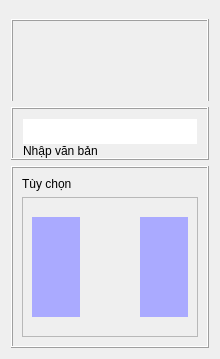
      <widget class="QWidget" name="tab_2">
       <attribute name="title">
        <string>Người thường</string>
       </attribute>
       <layout class="QVBoxLayout" name="verticalLayout_10">
        <item>
         <widget class="QFrame" name="frame_29">
          <property name="maximumSize">
           <size>
            <width>16777215</width>
            <height>100</height>
           </size>
          </property>
          <property name="frameShape">
           <enum>QFrame::NoFrame</enum>
          </property>
          <property name="frameShadow">
           <enum>QFrame::Raised</enum>
          </property>
          <layout class="QVBoxLayout" name="verticalLayout_11">
           <property name="spacing">
            <number>0</number>
           </property>
           <property name="leftMargin">
            <number>0</number>
           </property>
           <property name="topMargin">
            <number>0</number>
           </property>
           <property name="rightMargin">
            <number>0</number>
           </property>
           <property name="bottomMargin">
            <number>0</number>
           </property>
           <item>
            <widget class="QFrame" name="frame_57">
             <property name="minimumSize">
              <size>
               <width>0</width>
               <height>90</height>
              </size>
             </property>
             <property name="maximumSize">
              <size>
               <width>16777215</width>
               <height>74</height>
              </size>
             </property>
             <property name="frameShape">
              <enum>QFrame::Box</enum>
             </property>
             <property name="frameShadow">
              <enum>QFrame::Raised</enum>
             </property>
             <layout class="QHBoxLayout" name="horizontalLayout_32">
              <item>
               <widget class="QLabel" name="label">
                <property name="maximumSize">
                 <size>
                  <width>74</width>
                  <height>16777215</height>
                 </size>
                </property>
                <property name="text">
                 <string/>
                </property>
                <property name="pixmap">
                 <pixmap>Images/standing-up-man-.png</pixmap>
                </property>
                <property name="scaledContents">
                 <bool>true</bool>
                </property>
               </widget>
              </item>
             </layout>
            </widget>
           </item>
          </layout>
         </widget>
        </item>
        <item>
         <widget class="QFrame" name="frame_58">
          <property name="maximumSize">
           <size>
            <width>16777215</width>
            <height>200</height>
           </size>
          </property>
          <property name="frameShape">
           <enum>QFrame::Box</enum>
          </property>
          <property name="frameShadow">
           <enum>QFrame::Raised</enum>
          </property>
          <layout class="QVBoxLayout" name="verticalLayout_24">
           <property name="spacing">
            <number>0</number>
           </property>
           <property name="leftMargin">
            <number>10</number>
           </property>
           <property name="topMargin">
            <number>10</number>
           </property>
           <property name="rightMargin">
            <number>10</number>
           </property>
           <property name="bottomMargin">
            <number>0</number>
           </property>
           <item>
            <widget class="QLineEdit" name="normalEntry">
             <property name="font">
              <font>
               <pointsize>14</pointsize>
              </font>
             </property>
             <property name="styleSheet">
              <string notr="true">border:none;
</string>
             </property>
             <property name="text">
              <string/>
             </property>
            </widget>
           </item>
           <item>
            <widget class="QLabel" name="normalEntryLabel">
             <property name="maximumSize">
              <size>
               <width>16777215</width>
               <height>100</height>
              </size>
             </property>
             <property name="frameShape">
              <enum>QFrame::NoFrame</enum>
             </property>
             <property name="text">
              <string>Nhập văn bản</string>
             </property>
             <property name="alignment">
              <set>Qt::AlignLeading|Qt::AlignLeft|Qt::AlignTop</set>
             </property>
            </widget>
           </item>
          </layout>
         </widget>
        </item>
        <item>
         <widget class="QFrame" name="frame_28">
          <property name="frameShape">
           <enum>QFrame::Box</enum>
          </property>
          <property name="frameShadow">
           <enum>QFrame::Raised</enum>
          </property>
          <layout class="QVBoxLayout" name="verticalLayout_12">
           <item>
            <widget class="QLabel" name="label_20">
             <property name="maximumSize">
              <size>
               <width>16777215</width>
               <height>40</height>
              </size>
             </property>
             <property name="text">
              <string>Tùy chọn</string>
             </property>
            </widget>
           </item>
           <item>
            <widget class="QFrame" name="frame_30">
             <property name="frameShape">
              <enum>QFrame::StyledPanel</enum>
             </property>
             <property name="frameShadow">
              <enum>QFrame::Raised</enum>
             </property>
             <layout class="QHBoxLayout" name="horizontalLayout_12">
              <item>
               <widget class="QPushButton" name="turnVoiceBtn">
                <property name="minimumSize">
                 <size>
                  <width>0</width>
                  <height>100</height>
                 </size>
                </property>
                <property name="maximumSize">
                 <size>
                  <width>100</width>
                  <height>100</height>
                 </size>
                </property>
                <property name="styleSheet">
                 <string notr="true">border-radius : 50;
background-color: rgb(170, 170, 255);</string>
                </property>
                <property name="text">
                 <string/>
                </property>
                <property name="icon">
                 <iconset>
                  <normaloff>Images/mic.png</normaloff>Images/mic.png</iconset>
                </property>
                <property name="iconSize">
                 <size>
                  <width>50</width>
                  <height>50</height>
                 </size>
                </property>
                <property name="flat">
                 <bool>false</bool>
                </property>
               </widget>
              </item>
              <item>
               <widget class="QPushButton" name="pushButton_3">
                <property name="minimumSize">
                 <size>
                  <width>0</width>
                  <height>120</height>
                 </size>
                </property>
                <property name="maximumSize">
                 <size>
                  <width>120</width>
                  <height>16777215</height>
                 </size>
                </property>
                <property name="styleSheet">
                 <string notr="true">border-radius : 50;
background-color: rgb(170, 170, 255);
QPushButton::hover&quot;&quot;{&quot;&quot;background-color : lightgreen;&quot;&quot;};
</string>
                </property>
                <property name="text">
                 <string/>
                </property>
                <property name="icon">
                 <iconset>
                  <normaloff>Images/translator.png</normaloff>
                  <activeon>Images/interpreter.png</activeon>Images/translator.png</iconset>
                </property>
                <property name="iconSize">
                 <size>
                  <width>80</width>
                  <height>80</height>
                 </size>
                </property>
                <property name="autoDefault">
                 <bool>false</bool>
                </property>
                <property name="default">
                 <bool>false</bool>
                </property>
                <property name="flat">
                 <bool>true</bool>
                </property>
               </widget>
              </item>
              <item>
               <widget class="QPushButton" name="removeContentBtn_3">
                <property name="minimumSize">
                 <size>
                  <width>0</width>
                  <height>100</height>
                 </size>
                </property>
                <property name="maximumSize">
                 <size>
                  <width>100</width>
                  <height>16777215</height>
                 </size>
                </property>
                <property name="styleSheet">
                 <string notr="true">border-radius : 50;
background-color: rgb(170, 170, 255);</string>
                </property>
                <property name="text">
                 <string/>
                </property>
                <property name="icon">
                 <iconset>
                  <normaloff>Images/close.png</normaloff>Images/close.png</iconset>
                </property>
                <property name="iconSize">
                 <size>
                  <width>40</width>
                  <height>40</height>
                 </size>
                </property>
                <property name="flat">
                 <bool>false</bool>
                </property>
               </widget>
              </item>
             </layout>
            </widget>
           </item>
          </layout>
         </widget>
        </item>
       </layout>
      </widget>
